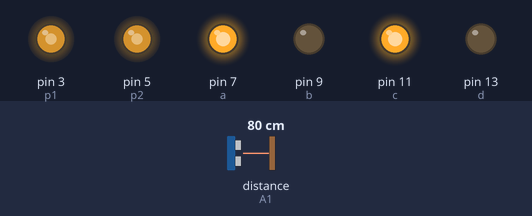
Recording of a sketch running on a simulated Arduino Uno, built with avr-gcc and run on an emulated ATmega328P. Shown: output pins drawn as LEDs (lit = HIGH). Wiring (inferred from the names in the program): ultrasonic range finder: trigger A0; echo A1. The test bench sets the inputs (shaded band); at power-on: distance to the obstacle (sensor on A1) 80 cm. The echo pulse lasts 58.3 µs per cm; pins used as bus, display or sensor lines are not drawn; what the sketch prints to the serial monitor is not drawn.

Above: at 1.2 s.
1.3 s: distance to the obstacle (sensor on A1) set to 2 cm
At 1.8 s:
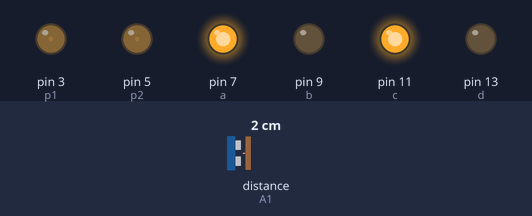
4.3 s: distance to the obstacle (sensor on A1) set to 120 cm
At 5.3 s:
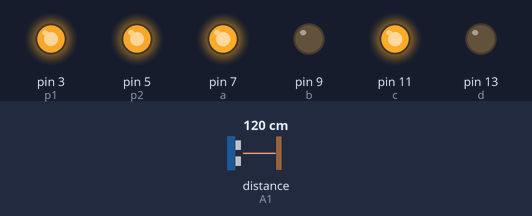
5.9 s: distance to the obstacle (sensor on A1) set to 9 cm
At 7.1 s:
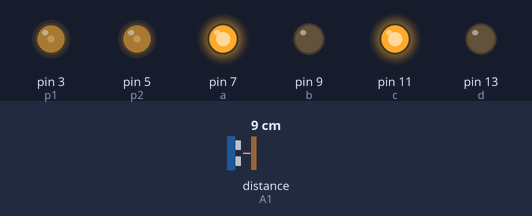
Timing chart, 0 to 8.9 s (numbered marks = the images above; inputs shaded):
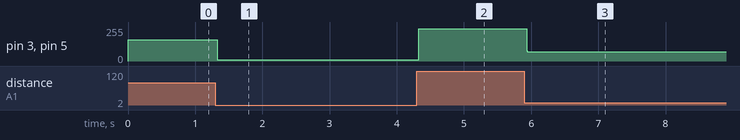

Measured:
- after the input at 1.3 s, pin 3 (p1), pin 5 (p2): 159/255 → 8/255 at once
- after the input at 4.3 s, pin 3 (p1), pin 5 (p2): 8/255 → 243/255 at once
- after the input at 5.9 s, pin 3 (p1), pin 5 (p2): 243/255 → 68/255 at once

The sketch:

analogread.ino
```cpp
/* Define pins for HC-SR04 ultrasonic sensor */

#define echoPin A1 // Echo Pin = Analog Pin 0
#define trigPin A0 // Trigger Pin = Analog Pin 1


long duration; // Duration used to calculate distance
long HR_dist=0; // Calculated Distance
int max_dist=30;
int min_dist = 0;

int minimumRange=5; //Minimum Sonar range
int maximumRange=200; //Maximum Sonar Range

int last = 0;
int current = 0;

//For motor control
int p1 = 3 , p2 = 5;
int a = 7 , b=9 , c=11 , d=13;

//Set speed and sensitivity for Differential controller
int sensitivity = 50;
int speed=50;


/*--------------------SETUP()------------------------*/
void setup() {
 //Begin Serial communication using a 9600 baud rate
 Serial.begin (9600);

 //Setup the trigger and Echo pins of the HC-SR04 sensor
 pinMode(trigPin, OUTPUT);
 pinMode(echoPin, INPUT);
 //int last = getDistance();

 //Setup pins for motor controller
 pinMode(p1 , OUTPUT);
  pinMode(p2 , OUTPUT);
  pinMode(a , OUTPUT);
  pinMode(b , OUTPUT);
  pinMode(c , OUTPUT);
  pinMode(d , OUTPUT);
  digitalWrite(a , HIGH);
  digitalWrite(b , LOW);
  digitalWrite(c , HIGH);
  digitalWrite(d , LOW);

}

/*----------------------LOOP()--------------------------*/
void loop() {

  /* Removed hashed out lines to enforce differential controller */


 int current = getDistance();
 //int diff = ultracontroller(last , current);
 Serial.println(current/*diff*/);
 //last=current;
 speed = map(current , min_dist , max_dist , 0 , 255);
 analogWrite(p1 , speed);
 analogWrite(p2 , speed);
 //speed+=diff;

}

/*--------------------getDistance() FUNCTION ---------------*/
int getDistance(){

 /* The following trigPin/echoPin cycle is used to determine the
 distance of the nearest object by bouncing soundwaves off of it. */
 digitalWrite(trigPin, LOW);
 delayMicroseconds(2);

 digitalWrite(trigPin, HIGH);
 delayMicroseconds(10);

 digitalWrite(trigPin, LOW);
 duration = pulseIn(echoPin, HIGH);

 //Calculate the distance (in cm) based on the speed of sound.
 HR_dist = duration/58.2;
 return HR_dist;
}

// Differential Controller
int ultracontroller(int l, int c){
  return sensitivity*(c-l);
}
```
